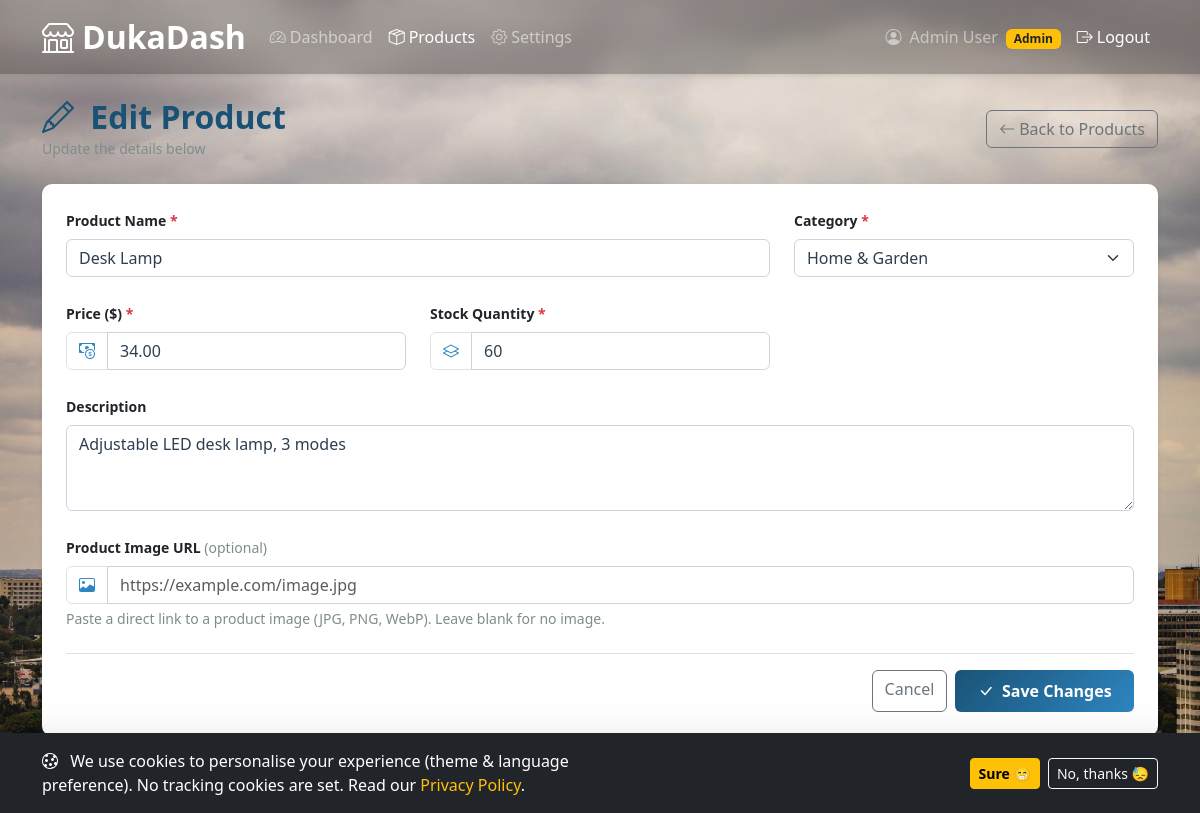
The app's page /products.php?action=edit&id=3 (signed in) with its own data.
### tables this page shows
CREATE TABLE IF NOT EXISTS users (
    id            INT UNSIGNED AUTO_INCREMENT PRIMARY KEY,
    name          VARCHAR(100) NOT NULL,
    email         VARCHAR(150) NOT NULL UNIQUE,
    password_hash VARCHAR(255) NOT NULL,                    
    role          ENUM('admin','user') NOT NULL DEFAULT 'user',
    theme_pref    ENUM('light','dark') NOT NULL DEFAULT 'light',
    lang_pref     ENUM('en','fr','es') NOT NULL DEFAULT 'en',
    created_at    TIMESTAMP NOT NULL DEFAULT CURRENT_TIMESTAMP,
    updated_at    TIMESTAMP NOT NULL DEFAULT CURRENT_TIMESTAMP ON UPDATE CURRENT_TIMESTAMP
);

CREATE TABLE IF NOT EXISTS products (
    id          INT UNSIGNED AUTO_INCREMENT PRIMARY KEY,
    name        VARCHAR(200) NOT NULL,
    description TEXT,
    price       DECIMAL(10,2) NOT NULL DEFAULT 0.00,
    stock       INT UNSIGNED NOT NULL DEFAULT 0,
    category_id INT UNSIGNED NOT NULL,
    image_url   VARCHAR(500) DEFAULT NULL,                
    created_by  INT UNSIGNED NOT NULL,
    created_at  TIMESTAMP NOT NULL DEFAULT CURRENT_TIMESTAMP,
    updated_at  TIMESTAMP NOT NULL DEFAULT CURRENT_TIMESTAMP ON UPDATE CURRENT_TIMESTAMP,
    CONSTRAINT fk_product_category FOREIGN KEY (category_id) REFERENCES categories(id),
    CONSTRAINT fk_product_creator  FOREIGN KEY (created_by)  REFERENCES users(id)
);

CREATE TABLE IF NOT EXISTS categories (
    id   INT UNSIGNED AUTO_INCREMENT PRIMARY KEY,
    name VARCHAR(80) NOT NULL UNIQUE
);

### backend/includes/auth.php (called while the page is built, shortened)
<?php
function getCurrentUser(): ?array
{
    $pdo  = getDB();
    $stmt = $pdo->prepare('SELECT id, name, email, role, theme_pref, lang_pref FROM users WHERE id = ?');
    $stmt->execute([$_SESSION['user_id']]);
    return $stmt->fetch() ?: null;
}

### backend/includes/helpers.php (called while the page is built, shortened)
<?php
function esc(string $value): string
{
    return htmlspecialchars($value, ENT_QUOTES | ENT_HTML5, 'UTF-8');
}

### backend/php/product_form.php (the view, shortened to what this page needs)
<?php
$isEdit  = ($formAction === 'edit');
$heading = $isEdit ? 'Edit Product' : 'Add New Product';
?>
<div class="d-flex justify-content-between align-items-center mb-4">
    <div>
        <h2 class="mb-0 fw-bold" style="color: var(--clr-primary);">
            <i class="bi bi-<?= $isEdit ? 'pencil' : 'plus-circle' ?> me-2"></i>
            <?= esc($heading) ?>
        </h2>
        <small class="text-clr-muted">
            <?= $isEdit ? 'Update the details below' : 'Fill in the fields to create a new product' ?>
        </small>
    </div>
    <a href="products.php" class="btn btn-outline-secondary">
        <i class="bi bi-arrow-left me-1"></i>Back to Products
    </a>
</div>
<div class="card shadow-sm">
    <div class="card-body p-4">
        <form id="productForm" method="POST"
              action="products.php?action=<?= esc($formAction) ?><?= $isEdit ? '&id=' . (int)$id : '' ?>"
              novalidate>
            <div class="row g-4">
                <div class="col-lg-8">
                    <label for="productName" class="form-label fw-semibold small">Product Name <span class="text-danger">*</span></label>
                    <input type="text" id="productName" name="name"
                           class="form-control"
                           placeholder="e.g. Wireless Headphones"
                           value="<?= esc($product['name'] ?? '') ?>"
                           required />
                </div>
                <div class="col-lg-4">
                    <label for="productCategory" class="form-label fw-semibold small">Category <span class="text-danger">*</span></label>
                    <select id="productCategory" name="category_id" class="form-select" required>
                        <?php foreach ($categories as $cat): ?>
                        <option value="<?= (int)$cat['id'] ?>"
                                <?= (int)($product['category_id'] ?? 0) === (int)$cat['id'] ? 'selected' : '' ?>>
                            <?= esc($cat['name']) ?>
                        </option>
                        <?php endforeach; ?>
                    </select>
                </div>
                <div class="col-lg-4">
                    <label for="productPrice" class="form-label fw-semibold small">Price ($) <span class="text-danger">*</span></label>
                    <div class="input-group">
                        <span class="input-group-text bg-white"><i class="bi bi-cash-coin" style="color:var(--clr-primary-lt);"></i></span>
                        <input type="number" id="productPrice" name="price"
                               class="form-control"
                               step="0.01" min="0.01"
                               placeholder="29.99"
                               value="<?= esc($product['price'] ?? '') ?>"
                               required />
                    </div>
                </div>
                <div class="col-lg-4">
                    <label for="productStock" class="form-label fw-semibold small">Stock Quantity <span class="text-danger">*</span></label>
                    <div class="input-group">
                        <span class="input-group-text bg-white"><i class="bi bi-layers" style="color:var(--clr-primary-lt);"></i></span>
                        <input type="number" id="productStock" name="stock"
                               class="form-control"
                               step="1" min="0"
                               placeholder="50"
                               value="<?= esc($product['stock'] ?? '') ?>"
                               required />
                    </div>
                </div>
                <div class="col-12">
                    <label for="productDesc" class="form-label fw-semibold small">Description</label>
                    <textarea id="productDesc" name="description"
                              class="form-control"
                              rows="3"
                              placeholder="A short description of the product…">
<?= esc($product['description'] ?? '') ?></textarea>
                </div>
                <div class="col-12">
                    <label for="productImage" class="form-label fw-semibold small">
                        Product Image URL
                        <span class="text-clr-muted fw-normal">(optional)</span>
                    </label>
                    <div class="input-group">
                        <span class="input-group-text bg-white">
                            <i class="bi bi-image" style="color:var(--clr-primary-lt);"></i>
                        </span>
                        <input type="url" id="productImage" name="image_url"
                               class="form-control"
                               placeholder="https://example.com/image.jpg"
                               value="<?= esc($product['image_url'] ?? '') ?>" />
                    </div>
                    <div class="form-text text-clr-muted">
                        Paste a direct link to a product image (JPG, PNG, WebP). Leave blank for no image.
                    </div>
                </div>
            </div>
            <div class="d-flex justify-content-end gap-2 mt-4 pt-3 border-top">
                <a href="products.php" class="btn btn-outline-secondary">Cancel</a>
                <button type="submit" class="btn btn-primary-custom">
                    <i class="bi bi-<?= $isEdit ? 'check-lg' : 'plus-lg' ?> me-1"></i>
                    <?= $isEdit ? 'Save Changes' : 'Create Product' ?>
                </button>
            </div>
        </form>
    </div>
</div>

### backend/includes/header.php (shortened to what this page needs)
<?php
$user       = getCurrentUser();
?>
<!DOCTYPE html>
<html lang="en">
<head>
    <link rel="stylesheet"
          href="https://cdn.jsdelivr.net/npm/bootstrap@5.3.2/dist/css/bootstrap.min.css"
 />
    <link rel="stylesheet"
          href="https://cdn.jsdelivr.net/npm/bootstrap-icons@1.11.3/font/bootstrap-icons.min.css" />
    <link rel="stylesheet" href="frontend/css/style.css" />
</head>
<body class="min-vh-100 d-flex flex-column">
<div id="cookieBanner"
     class="fixed-bottom bg-dark text-white p-3 shadow-lg"
     style="display:none; z-index:1100;">
    <div class="container d-flex flex-wrap align-items-center justify-content-between gap-3">
        <p class="mb-0" style="max-width:600px;">
            <i class="bi bi-cookie me-2"></i>
            We use cookies to personalise your experience (theme &amp; language preference).
            No tracking cookies are set.
            Read our <a href="privacy.php" class="text-decoration-none text-warning">Privacy Policy</a>.
        </p>
        <div class="d-flex gap-2">
            <button class="btn btn-warning btn-sm fw-semibold" id="acceptCookies">Sure 😁</button>
            <button class="btn btn-outline-light btn-sm"       id="declineCookies">No, thanks 😓</button>
        </div>
    </div>
</div>
<nav class="navbar navbar-expand-lg navbar-dark shadow-sm" style="background: rgba(0, 0, 0, 0.25); backdrop-filter: blur(8px)">
    <div class="container">
        <a class="navbar-brand fw-bolder fs-2" href="index.php">
            <i class="bi bi-shop me-2"></i>DukaDash
        </a>
        <div class="collapse navbar-collapse" id="navMenu">
            <ul class="navbar-nav me-auto">
<?php if ($user): ?>
                <li class="nav-item">
                    <a class="nav-link <?= basename($_SERVER['SCRIPT_FILENAME']) === 'dashboard.php' ? 'active' : '' ?>"
                       href="dashboard.php">
                        <i class="bi bi-speedometer2 me-1"></i>Dashboard
                    </a>
                </li>
                <li class="nav-item">
                    <a class="nav-link <?= basename($_SERVER['SCRIPT_FILENAME']) === 'products.php' ? 'active' : '' ?>"
                       href="products.php">
                        <i class="bi bi-box-seam me-1"></i>Products
                    </a>
                </li>
                <li class="nav-item">
                    <a class="nav-link <?= basename($_SERVER['SCRIPT_FILENAME']) === 'settings.php' ? 'active' : '' ?>"
                       href="settings.php">
                        <i class="bi bi-gear me-1"></i>Settings
                    </a>
                </li>
<?php endif; ?>
            </ul>
            <ul class="navbar-nav">
<?php if ($user): ?>
                <li class="nav-item">
                    <span class="nav-link text-white-50 small">
                        <i class="bi bi-person-circle me-1"></i>
                        <?= esc($user['name']) ?>
                        <?php if ($user['role'] === 'admin'): ?>
                            <span class="badge bg-warning text-dark ms-1">Admin</span>
                        <?php endif; ?>
                    </span>
                </li>
                <li class="nav-item">
                    <a class="nav-link text-white" href="logout.php">
                        <i class="bi bi-box-arrow-right me-1"></i>Logout
                    </a>
                </li>
<?php endif; ?>
            </ul>
        </div>
    </div>
</nav>
<main class="container flex-grow-1 py-4">

### frontend/css/style.css (style rules this page uses)
:root { --clr-primary: #1a5276; --clr-primary-lt: #2e86c1; --clr-accent: #f39c12; --clr-success: #27ae60; --clr-danger: #e74c3c; --clr-bg: #f0f4f8; --clr-card-bg: #ffffff; --clr-text: #2c3e50; --clr-text-muted: #7f8c8d; --shadow-card: 0 2px 12px rgba(0,0,0,.08); --radius: 10px; --transition: .22s ease; }
body { font-family: 'Segoe UI', system-ui, -apple-system, sans-serif; background-image: url('../assets/bg2.jpeg'); background-size: cover; background-position: center; background-repeat: no-repeat; background-attachment: fixed; color: var(--clr-text); }
a { color: var(--clr-primary-lt); text-decoration: none; transition: color var(--transition); }
.card { background-color: var(--clr-card-bg); border: none; border-radius: var(--radius); box-shadow: var(--shadow-card); transition: background-color var(--transition), box-shadow var(--transition); }
.form-control, .form-select { border-radius: 6px; border-color: #cbd5e1; background-color: var(--clr-card-bg); color: var(--clr-text); transition: border-color var(--transition), box-shadow var(--transition), background-color var(--transition); }
.btn-primary-custom { background: linear-gradient(135deg, var(--clr-primary), var(--clr-primary-lt)); color: #fff; border: none; border-radius: 6px; padding: .55rem 1.4rem; font-weight: 600; transition: opacity var(--transition), transform var(--transition); }
.text-clr-muted { color: var(--clr-text-muted) !important; }

### records on screen
users: name "Admin User"
products: name "Desk Lamp", category_id "Home & Garden", price "34.00", stock "60", description "Adjustable LED desk lamp, 3 modes"

### other values on screen
$heading "Edit Product"
